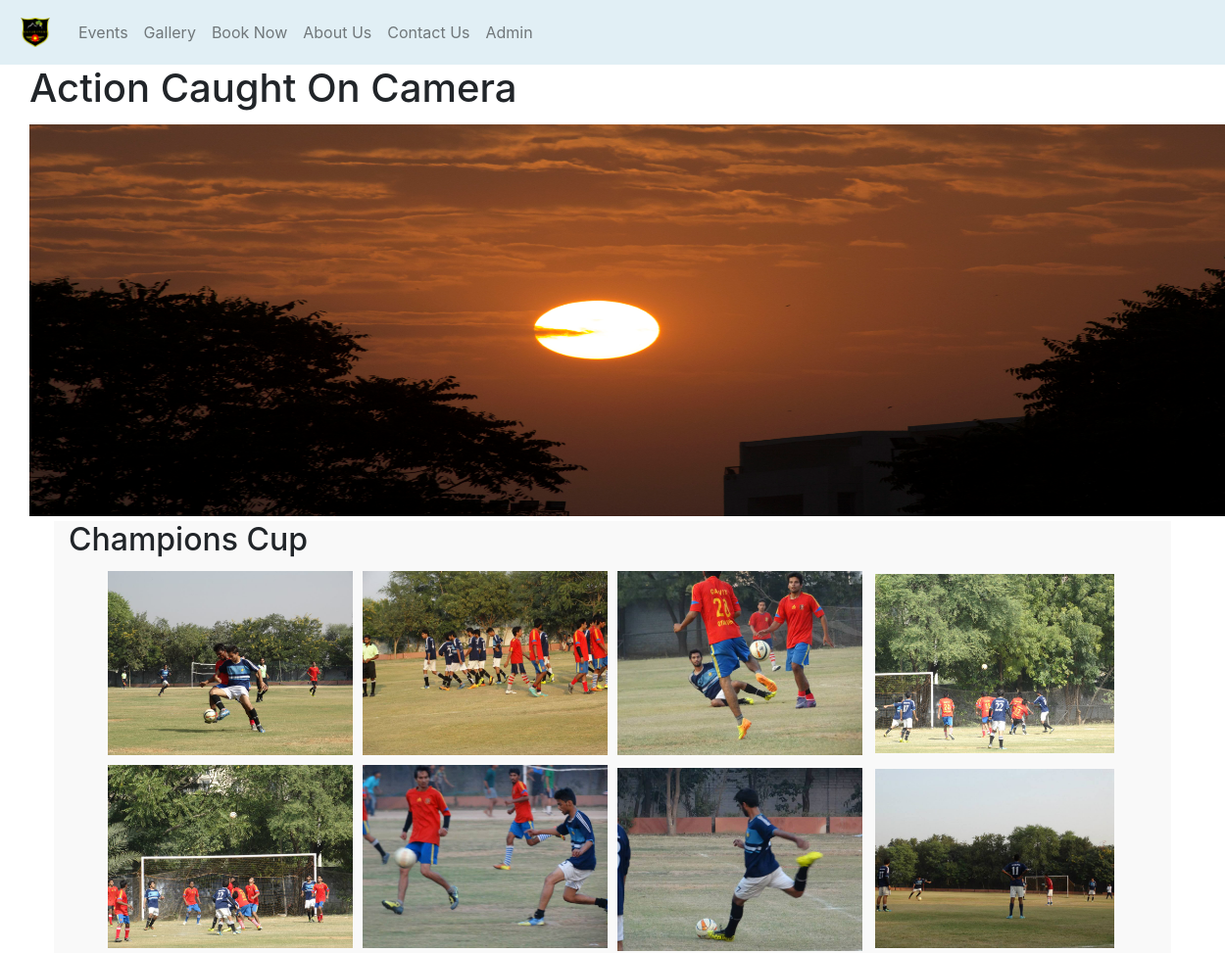
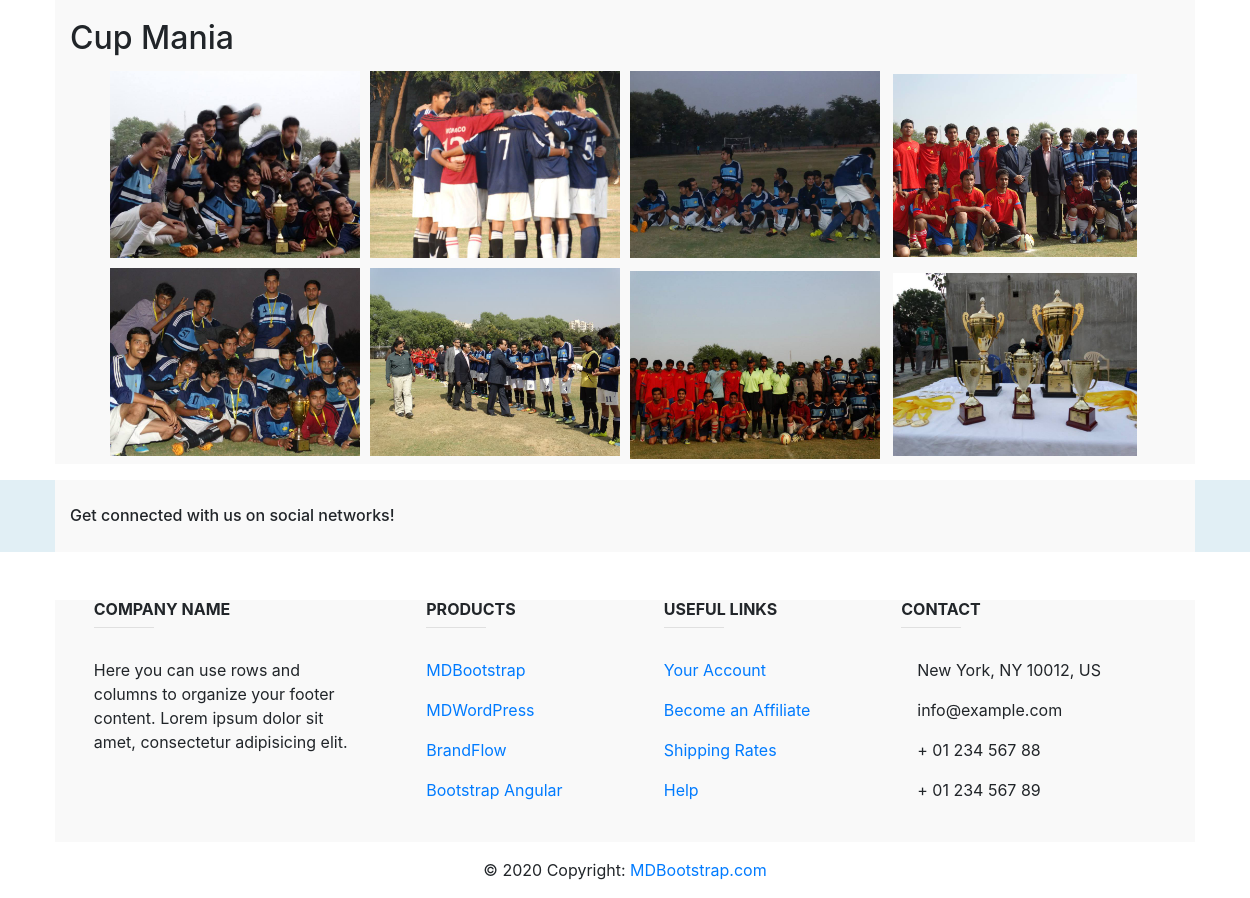
Screenshot of /general/gallery/ with the database file from the repository (2 pictures, top to bottom).
### general/models.py (models this page shows, shortened)
class Gallery(models.Model):
    title = models.CharField(max_length=150)
    image1 = models.ImageField(upload_to=get_image_filename, verbose_name='Image1', blank=True)
    image2 = models.ImageField(upload_to=get_image_filename, verbose_name='Image2', blank=True)
    image3 = models.ImageField(upload_to=get_image_filename, verbose_name='Image3', blank=True)
    image4 = models.ImageField(upload_to=get_image_filename, verbose_name='Image4', blank=True)
    image5 = models.ImageField(upload_to=get_image_filename, verbose_name='Image5', blank=True)
    image6 = models.ImageField(upload_to=get_image_filename, verbose_name='Image6', blank=True)
    image7 = models.ImageField(upload_to=get_image_filename, verbose_name='Image7', blank=True)
    image8 = models.ImageField(upload_to=get_image_filename, verbose_name='Image8', blank=True)
    image9 = models.ImageField(upload_to=get_image_filename, verbose_name='Image9', blank=True)
    image10 = models.ImageField(upload_to=get_image_filename, verbose_name='Image10', blank=True)

### general/views.py (the view)
class GalleryView(TemplateView):
    model = Gallery
    template_name = 'general/gallery.html'
    def get(self, request):
        gallery = Gallery.objects.all()
        context = {'gallery': gallery}
        return render(request, self.template_name, context)

### general/templates/general/gallery.html (shortened to what this page needs)
{% extends 'base.html' %}
{% block content %}
{% load static %}
<h1>Action Caught On Camera</h1>
<img class='row-lg-1 img-fluid cor-img' src="{% static 'general/images/_MG_3774.jpg' %}" style="width:1300px;height:400px;" alt="">
<div class="container">
      {% for event in gallery %}
            <h2>{{ event.title }}</h2>
            <div class="container-fluid">
              <div class="d-flex flex-row flex-wrap justify-content-center">
                <div class="d-flex flex-column">
                  <img src="{{ event.image1.url }}" alt="" class="img-fluid">
                  <img src="{{ event.image2.url }}" alt="" class="img-fluid">
                </div>
                <div class="d-flex flex-column">
                  <img src="{{ event.image3.url }}" alt="" class="img-fluid">
                  <img src="{{ event.image4.url }}" alt="" class="img-fluid">
                </div>
                <div class="d-flex flex-column">
                  <img src="{{ event.image5.url }}" alt="" class="img-fluid mb-2">
                  <img src="{{ event.image6.url }}" alt="" class="img-fluid">
                </div>
                <div class="d-flex flex-column">
                  <img src="{{ event.image7.url }}" alt="" class="img-fluid m-1 p-1">
                  <img src="{{ event.image8.url }}" alt="" class="img-fluid image m-1 p-1">
                </div>
              </div>
            </div>
        {% endfor %}
</div>
{% endblock %}

### templates/base.html (shortened to what this page needs)
<!DOCTYPE html>
{% load static %}
<html lang="en">
<head>
    <link rel="stylesheet" href="https://stackpath.bootstrapcdn.com/bootstrap/4.4.1/css/bootstrap.min.css">
</head>
<body>
      <nav class="navbar navbar-expand-lg navbar-light sticky-top" style="background-color: #e1eff5;">
        <a class="navbar-brand" href="{% url 'homepage' %}">
          <img src="{% static 'general/images/sanjeevani crest.png' %}" width="30" height="30" alt="">
        </a>
        <ul class="navbar-nav mr-auto mt-2 mt-lg-0">
          <li class="nav-item">
            <a class="nav-link" href="{% url 'general:available_events' %}">Events</a>
          </li>
          <li class="nav-item">
            <a class="nav-link" href="{% url 'general:gallery' %}">Gallery</a>
          </li>
          <li class="nav-item">
            <a class="nav-link" href="{% url 'booking:booked' %}">Book Now</a>
          </li>
          <li class="nav-item">
            <a class="nav-link" href="{% url 'general:about' %}">About Us</a>
          </li>
          <li class="nav-item">
            <a class="nav-link" href="{% url 'general:contact' %}">Contact Us</a>
          </li>
          <li class="nav-item">
            <a class="nav-link" href="{% url 'admin:index' %}">Admin</a>
          </li>
        </ul>
      </nav>
{% block content %}
{% endblock %}
<footer class="page-footer font-small unique-color-dark">
  <div style="background-color: #e1eff5;">
    <div class="container">
      <div class="row py-4 d-flex align-items-center">
        <div class="col-md-6 col-lg-5 text-center text-md-left mb-4 mb-md-0">
          <h6 class="mb-0">Get connected with us on social networks!</h6>
        </div>
        <div class="col-md-6 col-lg-7 text-center text-md-right">
          <a class="fb-ic">
          </a>
          <a class="tw-ic">
          </a>
          <a class="gplus-ic">
          </a>
          <a class="li-ic">
          </a>
        </div>
      </div>
    </div>
  </div>
  <div class="container text-center text-md-left mt-5">
    <div class="row mt-3">
      <div class="col-md-3 col-lg-4 col-xl-3 mx-auto mb-4">
        <h6 class="text-uppercase font-weight-bold">Company name</h6>
        <hr class="deep-purple accent-2 mb-4 mt-0 d-inline-block mx-auto" style="width: 60px;">
        <p>Here you can use rows and columns to organize your footer content. Lorem ipsum dolor sit amet,
          consectetur
          adipisicing elit.</p>
      </div>
      <div class="col-md-2 col-lg-2 col-xl-2 mx-auto mb-4">
        <h6 class="text-uppercase font-weight-bold">Products</h6>
        <hr class="deep-purple accent-2 mb-4 mt-0 d-inline-block mx-auto" style="width: 60px;">
        <p>
          <a href="#!">MDBootstrap</a>
        </p>
        <p>
          <a href="#!">MDWordPress</a>
        </p>
        <p>
          <a href="#!">BrandFlow</a>
        </p>
        <p>
          <a href="#!">Bootstrap Angular</a>
        </p>
      </div>
      <div class="col-md-3 col-lg-2 col-xl-2 mx-auto mb-4">
        <h6 class="text-uppercase font-weight-bold">Useful links</h6>
        <hr class="deep-purple accent-2 mb-4 mt-0 d-inline-block mx-auto" style="width: 60px;">
        <p>
          <a href="#!">Your Account</a>
        </p>
        <p>
          <a href="#!">Become an Affiliate</a>
        </p>
        <p>
          <a href="#!">Shipping Rates</a>
        </p>
        <p>
          <a href="#!">Help</a>
        </p>
      </div>
      <div class="col-md-4 col-lg-3 col-xl-3 mx-auto mb-md-0 mb-4">
        <h6 class="text-uppercase font-weight-bold">Contact</h6>
        <hr class="deep-purple accent-2 mb-4 mt-0 d-inline-block mx-auto" style="width: 60px;">
        <p>
           New York, NY 10012, US</p>
        <p>
           info@example.com</p>
        <p>
           + 01 234 567 88</p>
        <p>
           + 01 234 567 89</p>
      </div>
    </div>
  </div>
  <div class="footer-copyright text-center py-3">© 2020 Copyright:
    <a href="https://mdbootstrap.com/education/bootstrap/"> MDBootstrap.com</a>
  </div>
</footer>
</body>
</html>

### general/templates/general/gallery.html (style rules this page uses)
.container { background: #f9f9f9; }
img { margin: 5px; }
h1 { margin-left: 30px; }
.cor-img { margin-left: 30px; margin-right: 10px; }

### rows the page displays
Gallery: title "Champions Cup", image1 (picture), image2 (picture), image3 (picture), image4 (picture), image5 (picture), image6 (picture), image7 (picture), image8 (picture)
Gallery: title "Cup Mania", image1 (picture), image2 (picture), image3 (picture), image4 (picture), image5 (picture), image6 (picture), image7 (picture), image8 (picture)
